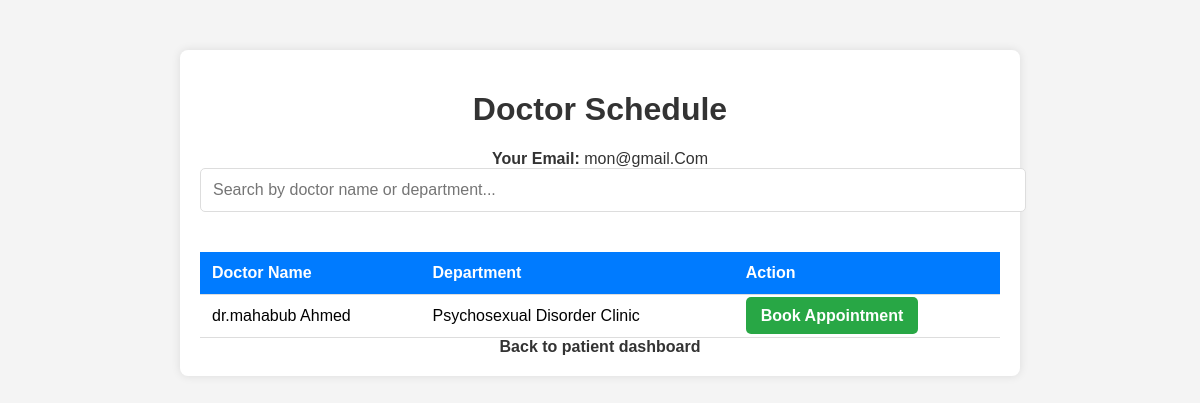
Page /appointment/index.php (signed in) on the committed database.
### tables this page shows
CREATE TABLE `doctors` (
  `id` int(11) NOT NULL,
  `first_name` varchar(50) NOT NULL,
  `last_name` varchar(50) NOT NULL,
  `phone_number` varchar(15) NOT NULL,
  `email` varchar(100) NOT NULL,
  `password` varchar(255) NOT NULL,
  `birthday` date NOT NULL,
  `gender` enum('Male','Female','Other') NOT NULL,
  `department` varchar(100) NOT NULL,
  `profile_picture` varchar(255) DEFAULT NULL,
  `reset_token` varchar(255) DEFAULT NULL,
  `token_expiry` datetime DEFAULT NULL,
  `doctor_id` int(11) DEFAULT NULL,
  `doctor_name` varchar(255) DEFAULT NULL
);

### appointment/index.php (the view, shortened to what this page needs)
<?php
$email = isset($_GET['email']) ? $_GET['email'] : $_SESSION['user_id'];
$conn = new mysqli("localhost", "root", "", "hospital_management");
$sql = "SELECT first_name, last_name, department FROM doctors";
$result = $conn->query($sql);
?>
<!DOCTYPE html>
<html lang="en">
<head>
</head>
<body>
    <div class="schedule-container">
        <h1>Doctor Schedule</h1>
        <div class="email-display">
            <strong>Your Email:</strong> <?php echo htmlspecialchars($email); ?>
        </div>
        <input type="text" id="searchInput" class="search-bar" placeholder="Search by doctor name or department...">
        <table class="schedule-table">
            <thead>
                <tr>
                    <th>Doctor Name</th>
                    <th>Department</th>
                    <th>Action</th>
                </tr>
            </thead>
            <tbody id="scheduleTableBody">
                <?php
                if ($result->num_rows > 0) {
                    while($row = $result->fetch_assoc()) {
                        $doctorName = $row['first_name'] . ' ' . $row['last_name'];
                        $department = $row['department'];
                        echo "<tr>";
                        echo "<td>$doctorName</td>";
                        echo "<td>$department</td>";
                        echo "<td><a href='book_appointment.php?doctorName=$doctorName&department=$department&userEmail=$email' class='book-button'>Book Appointment</a></td>";
                        echo "</tr>";
                    }
                } else {
                    echo "<tr><td colspan='3'>No doctors available.</td></tr>";
                }
                ?>
            </tbody>
        </table>
        <a class="khan" href="../patient/patient_dashboard.php">Back to patient dashboard</a>
    </div>
</body>
</html>

### appointment/index.php (style rules this page uses)
body { font-family: Arial, sans-serif; background-color: #f4f4f4; margin: 0; padding: 0; }
.schedule-container { max-width: 800px; margin: 50px auto; padding: 20px; background-color: white; border-radius: 8px; box-shadow: 0 0 10px rgba(0, 0, 0, 0.1); text-align: center; }
h1 { text-align: center; color: #333; }
.search-bar { width: 100%; padding: 12px; margin-bottom: 20px; font-size: 16px; border: 1px solid #ddd; border-radius: 5px; }
.schedule-table { width: 100%; border-collapse: collapse; margin-top: 20px; }
.schedule-table th, .schedule-table td { padding: 12px; text-align: left; border-bottom: 1px solid #ddd; }
.schedule-table th { background-color: #007bff; color: white; }
.book-button { padding: 10px 15px; background-color: #28a745; color: white; border: none; border-radius: 5px; cursor: pointer; }
.email-display { margin-top: 20px; font-size: 16px; color: #333; }
a { text-decoration: none; color: #333; font-weight: bold; margin-top: 1rem; }
.khan { margin-top: 1rem; }

### rows in the picture
doctors: doctorName "dr.mahabub Ahmed", department "Psychosexual Disorder Clinic"

### other values in the picture
$email "mon@gmail.Com"
